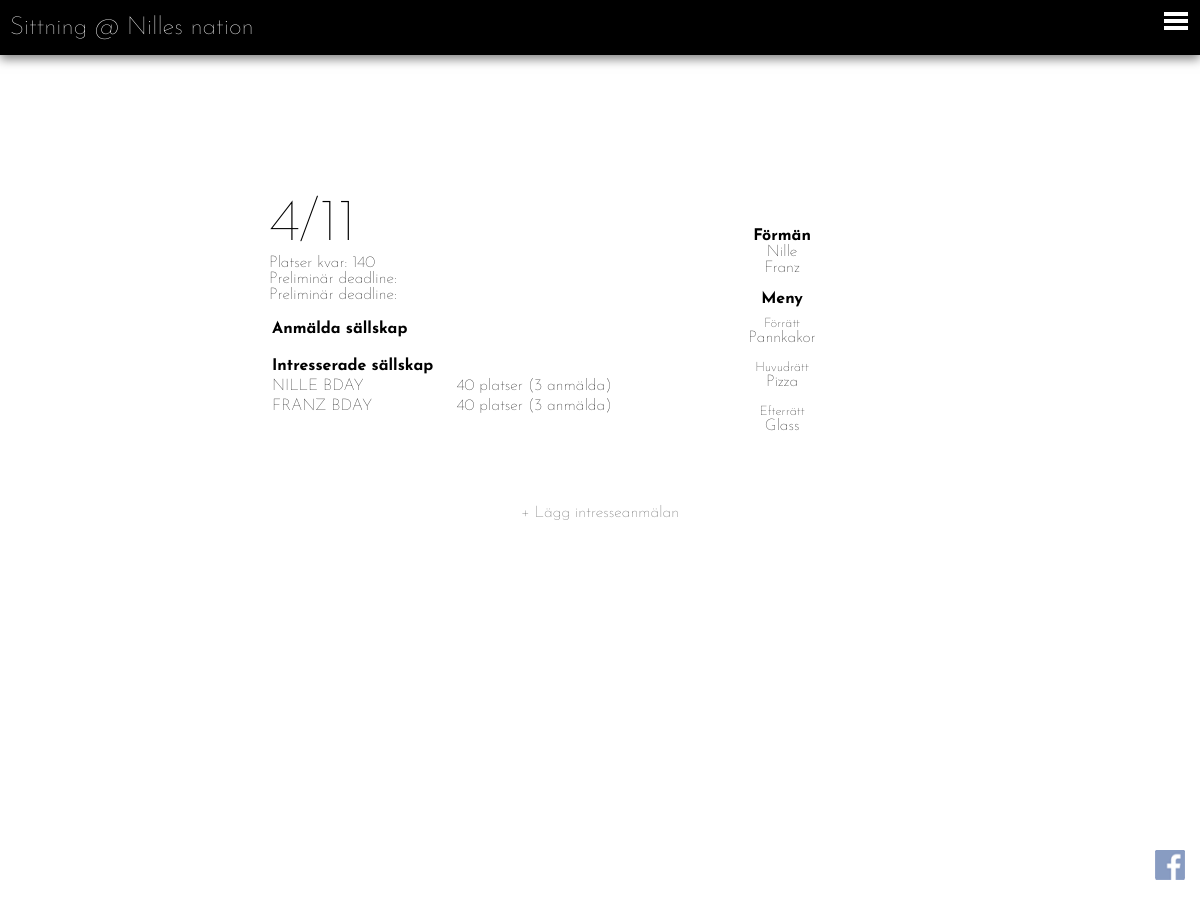
The app's page /sitting.php?sittId=1 with its own data.
### tables this page shows
create table sitting (
	id 				    integer auto_increment,
	sittDate		   	date not null,
	appetiser   		varchar(50),
	main       			varchar(50),
	desert	    		varchar(50),
	prelDeadline	    date,
	payDeadline		    date,
	active				tinyint(1) DEFAULT 1,
	resName				varchar(30),
	primary key(id),
	foreign key(resName) references restaurant(name) ON UPDATE CASCADE
);

create table restaurant (
    name			varchar(30),
	nickname		varchar(30),
	email	    	varchar(30),
	hours	    	tinytext,
	deposit 		integer,
	price   		integer,
	size   			integer,
	summary 		tinytext,
	primary key(name)
);

create table party (
	id  			integer auto_increment,
	name    		varchar(30),
	partyType		varchar(20),
	sittId			integer NOT NULL,
	interest    	integer,
	message     	text,
	urlkey			varchar(10) NOT NULL,
	primary key(id),
	foreign key(partyType) references partytype(partyType) ON UPDATE CASCADE,
	foreign key(sittId) references sitting(id)
);

create table participant (
    id              integer auto_increment,
    name            varchar(30),
    other           varchar(50),
    loginaccount    integer,
    active          tinyint(1) DEFAULT 1,
    primary key (id),
    foreign key (loginaccount) references loginaccount(id)
);

### db/dbHandler.php (called while the page is built, shortened)
<?php
	require_once 'database.php';
	require_once 'dataConverter.php';
	class DatabaseHandler extends DataConverter {
		private $db;
		public function __construct() {
			$this->db = new Database(DB_SERVER, DB_USERNAME, DB_PASSWORD, DB_DATABASE);
		}
		public function connect(){
			$this->db->openConnection();
		}
		public function disconnect(){
			$this->db->closeConnection();
		}
		public function getRestaurant($name){
			$sql = "SELECT * FROM restaurant WHERE name=?";
			$result = $this->db->executeQuery($sql, array($name));
			return $this->arrToRes($result[0]);
		}
		public function getAccessLevel($fbid, $resName) {
		    $sql = "SELECT ut.accessLevel FROM restaurantparticipant as rp JOIN participantlogin as p ON rp.participantId = p.id JOIN usertype as ut ON rp.userType=ut.userType WHERE p.fbid=? AND rp.resName=?";
    		$result = $this->db->executeQuery($sql, array($fbid, $resName));
    		return $result[0][0];
		}
		public function getSitting($sittId) {
			$sql = "SELECT * FROM sitting WHERE id=?";
			$result = $this->db->executeQuery($sql, array($sittId));
			return $this->arrToSitting($result[0]);
		}
		public function getSittingForeman($sittId) {
			$sql = "SELECT p.name, p.id FROM sittingforeman as sf JOIN participant as p WHERE sf.participantId = p.id AND sf.sittId=?";
			$result = $this->db->executeQuery($sql, array($sittId));
			return $result;
		}
		public function getParties($sittId) {
			$sql = "SELECT * FROM party WHERE sittId=?";
			$result = $this->db->executeQuery($sql, array($sittId));
			return $this->arrarrParty($result);
		}
		public function getPartiesPayStatus($sittId) {
			$sql = "SELECT p.id, p.sittId, pp.participantPayed, count(*) as Count FROM party as p JOIN partyparticipant as pp WHERE p.sittId=? AND p.id=pp.partyId GROUP BY p.id, pp.participantPayed";
			$result = $this->db->executeQuery($sql, array($sittId));
			return $result;
		}
	}
?>

### db/database.php (called while the page is built, shortened)
<?php
class Database {
  private $host;
  private $userName;
  private $password;
  private $database;
  private $conn;
  public function __construct($host, $userName, $password, $database) {
    $this->host = $host;
    $this->userName = $userName;
    $this->password = $password;
    $this->database = $database;
  }
  public function openConnection() {
    try {
      $this->conn = new PDO("mysql:host=$this->host;dbname=$this->database",
        $this->userName,  $this->password,
        array(PDO::MYSQL_ATTR_INIT_COMMAND => "SET NAMES utf8"));
      $this->conn->setAttribute(PDO::ATTR_ERRMODE, PDO::ERRMODE_EXCEPTION);
    } catch (PDOException $e) {
      $error = "Connection error: " . $e->getMessage();
      print $error . "<p>";
      unset($this->conn);
      return false;
    }
    return true;
  }
  public function closeConnection() {
    $this->conn = null;
  }
  public function isConnected() {
    return isset($this->conn);
  }
  public function executeQuery($query, $param = null) {
    try {
      $stmt = $this->conn->prepare($query);
      $stmt->execute($param);
      $result = $stmt->fetchAll();
    } catch (PDOException $e) {
      $error = "*** Internal error: " . $e->getMessage() . "<p>" . $query;
      die($error);
    }
    return $result;
  }
}
?>

### db/dataConverter.php (called while the page is built, shortened)
<?php
class DataConverter{
	 function arrToRes($arr){
		return (object) [
			'name' => $arr[0],
			'email' => $arr[1],
			'openhours' => $arr[2],
			'deposit' => $arr[3],
			'price' => $arr[4],
			'size' => $arr[5],
			'summary' => $arr[6]
		];
	}
	 function arrToSitting($arr){
		$s = (object)[
			'id' => $arr[0],
			'date' => $arr[1],
			'appetiser' => $arr[2],
			'main' => $arr[3],
			'desert' => $arr[4],
			'prelDay' => $arr[5],
			'payDay' => $arr[6],
		];
		return $s;
	}
	 function arrToParty($arr){
		return (object) [
			'id' => $arr[0],
			'name' => $arr[1],
			'type' => $arr[2],
			'sittId' => $arr[3],
			'interest' => $arr[4],
			'message' => $arr[5],
			'key' => $arr[6],
			'interestOnly' => ($arr[5] == 0 && $arr[6] == 0)
		];
	}
	 function arrarrParty($arr){
		$parties = array();
		foreach ($arr as $key => $p) {
			$party = $this->arrToParty($p);
			$parties[] = $party;
		}
		return $parties;
	}
}
?>

### loginCheck.php (called while the page is built, shortened)
<?php
	require_once 'db/dbHandler.php';
	$loggedIn = false;
	$resName = 'Nilles nation';
	$dbHandler = new DatabaseHandler();
	$restaurant = $dbHandler->getRestaurant($resName);
	$myAccessLevel = $dbHandler->getAccessLevel($fbid, $restaurant->name);
?>

### sitting.php (the view, shortened to what this page needs)
<?php
	require_once 'header.php';
 	$dbHandler = new DatabaseHandler();
 	$sittId = $_GET['sittId'];
	$sitting = $dbHandler->getSitting($sittId);
	$parties = $dbHandler->getParties($sittId);
	$partiesPayStatus = $dbHandler->getPartiesPayStatus($sittId);
	$foreman = $dbHandler->getSittingForeman($sittId);
	$isSittingForeman = false;
	$spotsLeft = $restaurant->size;
 ?>
<div class="content">
	<div class="title">Sittning</div>
	<div class="single-sitting">
		<div class="left side">
				<h3><?php echo date('j/n', strtotime($sitting->date)); ?></h3>
				<label>Platser kvar: </label><span><?php echo $spotsLeft; ?></span><br />
				<label>Preliminär deadline: </label><span><?php echo $sitting->prelDay; ?></span><br />
				<label>Preliminär deadline: </label><span><?php echo $sitting->payDay; ?></span>
				<table>
					<tr>
						<th>Anmälda sällskap</th>
						<th></th>
					</tr>
					<?php
	                    $hasInterestedParties = false;
						foreach ($parties as $key => $p) {
							$prelSpots = 0;
							if($prelSpots == 0){
                                $hasInterestedParties = true;
							}
						}
					?>
				</table>
				<?php if($hasInterestedParties) : ?>
				<table>
					<tr>
						<th>Intresserade sällskap</th>
						<th></th>
					</tr>
					<?php
						foreach ($parties as $key => $p) {
							$isParticipating = false;
							$totalSpots = 0;
							$prelSpots = 0;
							foreach ($partiesPayStatus as $key => $pps) {
								if($pps[0] == $p->id){
									$totalSpots += $pps[3];
								}
							}
							if($prelSpots == 0){
							?>
                            <tr>
								<?php
									if($isParticipating || $myAccessLevel >= 5 || $isSittingForeman){
										echo '<td><a href="' . $p->key . '">' . $p->name . '</a></td>';
									} else {
										echo '<td>' . $p->name . '</td>';
									}
								?>
								<td><?php echo "$p->interest platser ($totalSpots anmälda)"; ?></td>
							</tr>
							<?php
							}
						}
					?>
				</table>
				<?php endif; ?>
		</div>
		<div class="right side">
			<h4>Förmän</h4>
			<span>
			<?php
				foreach ($foreman as $key => $f) {
					echo  $f[0] . '<br />';
				}
			?></span>
			<h4>Meny</h4>
			<label class="mitten">Förrätt</label>
			<span class="mitten"><?php echo $sitting->appetiser; ?></span>
			<label class="mitten">Huvudrätt</label>
			<span class="mitten"><?php echo $sitting->main; ?></span>
			<label class="mitten">Efterrätt</label>
			<span class="mitten"><?php echo $sitting->desert; ?></span>
		</div>
	</div>
	<div <?php
			if($loggedIn){
				echo 'class="button"  onclick="location.href=\'interest.php?sittId=' . $sitting->id . '\';"';
			} else {
				echo 'class="button disabled" title="Du måste vara inloggad för att kunna lägga en anmälan."';
			} ?>
		>
		<span>+ Lägg intresseanmälan</span>
	</div>
</div>
<?php include 'footer.php'; ?>

### header.php (shortened to what this page needs)
<?php
	require_once 'loginCheck.php';
?>
<!doctype html>
<html>
	<head>
		<link rel="stylesheet" type="text/css" href="css/main.css" />
	</head>
	<body>

### footer.php (shortened to what this page needs)
	<?php if ($loggedIn): ?>
		<div class="fb-login">
			<img src="https://graph.facebook.com/<?php echo $fbid; ?>/picture" />
			<span><?php echo $fbFullname; ?></span>
			<br />
			<a href="facebook-login/logout.php">Logga ut</a>
		</div>
	<?php else : ?>
		<div class="fb-login">
			<img src="images/FB-logga.png" />
			<span class="login">Logga in</span>
		</div>
	<?php endif; ?>
	<div class="header">
		<a href="index.php">Sittning @ <?php echo $restaurant->name; ?></a>
		<button class="header-button" id="open-button" onclick="toggleSide()">Open Menu</button>
	</div>
	</body>
</html>

### css/main.css (style rules this page uses)
body { margin: 0; padding: 0; font-family: 'Josefin Sans', sans-serif; font-weight: 100; background-size: cover; background-position: 50% 50%; background-repeat: no-repeat; background-attachment: fixed; background-image: url("../images/table.jpg"); min-height: 100vw; min-height: 100vh; }
body .content { margin-top: 100px; max-width: 712px; width: 90%; margin-left: auto; margin-right: auto; padding-bottom: 50px; }
body .content .title, body .content h2 { width: 90%; margin: 0 auto; text-align: center; font-size: 60px; color: white; font-weight: 100; }
body .content table { text-align: left; width: 100%; }
body .header { height: 55px; width: 100%; position: fixed; top: 0; background-color: black; -moz-box-shadow: 0px 4px 10px rgba(0, 0, 0, 0.5); -webkit-box-shadow: 0px 4px 10px rgba(0, 0, 0, 0.5); box-shadow: 0px 4px 10px rgba(0, 0, 0, 0.5); }
body .header a { color: white; font-size: 25px; line-height: 55px; text-decoration: none; display: inline-block; margin-left: 10px; }
body .header .header-button { position: fixed; z-index: 9000; right: 0px; top: 0px; padding: 0; width: 2.5em; height: 2.25em; border: none; text-indent: 2.5em; font-size: 1.5em; color: transparent; background: transparent; outline: none; -webkit-transition: all 0.3s ease-in-out; -moz-transition: all 0.3s ease-in-out; -o-transition: all 0.3s ease-in-out; transition: all 0.3s ease-in-out; }
body .header .header-button::before { position: absolute; top: 0.5em; right: 0.5em; bottom: 1.0em; left: 1.0em; background: linear-gradient(#FFFFFF 20%, transparent 20%, transparent 40%, #FFFFFF 40%, #FFFFFF 60%, transparent 60%, transparent 80%, #FFFFFF 80%); content: ''; }
body .fb-login { height: 30px; position: fixed; display: block; bottom: 20px; right: 50px; opacity: 0.6; -webkit-transition: all 0.3s ease-in-out; -moz-transition: all 0.3s ease-in-out; -o-transition: all 0.3s ease-in-out; transition: all 0.3s ease-in-out; font-size: 13px; text-align: right; }
body .fb-login img { position: absolute; right: -35px; top: 0; width: 30px; height: 30px; vertical-align: middle; }
body .fb-login span { color: white; }
body .fb-login span.login { line-height: 30px; }
body .single-sitting { position: relative; display: block; background-color: white; width: 100%; min-height: 200px; padding: 15px 25px; box-sizing: border-box; display: table; }
body .single-sitting h4 { margin: 0; }
body .single-sitting .side { position: relative; display: table-cell; }
body .single-sitting .side.left { padding-top: 20px; width: 55%; }
body .single-sitting .side.left h3 { margin: 0; font-size: 60px; font-weight: 100; }
body .single-sitting .side.left table { margin-top: 15px; }
body .single-sitting .side.right label { display: block; margin-top: 10px; text-align: center; font-size: 13px; }
body .single-sitting .side.right h4 { display: block; text-align: center; margin-bottom: 0px; }
body .single-sitting .side.right span { text-align: center; display: block; margin-bottom: 15px; }
body div.button { display: block; background-color: white; padding: 25px; margin: 15px 0px; text-align: center; opacity: 0.7; -webkit-transition: all 0.3s ease-in-out; -moz-transition: all 0.3s ease-in-out; -o-transition: all 0.3s ease-in-out; transition: all 0.3s ease-in-out; border: 1px solid white; cursor: pointer; }
body div.button.disabled { cursor: not-allowed; }
body div.button { display: block; text-align: center; opacity: 0.7; -webkit-transition: all 0.3s ease-in-out; -moz-transition: all 0.3s ease-in-out; -o-transition: all 0.3s ease-in-out; transition: all 0.3s ease-in-out; border: 1px solid white; cursor: pointer; background-color: white; padding: 25px; margin-top: 15px; }

### records on screen
sitting: sittDate "4/11", appetiser "Pannkakor", main "Pizza", desert "Glass"
restaurant: price "140", name "Nilles nation"
party: name "NILLE BDAY", interest "40", totalSpots "3"
party: name "FRANZ BDAY", interest "40", totalSpots "3"
participant: name "Nille"
participant: name "Franz"
